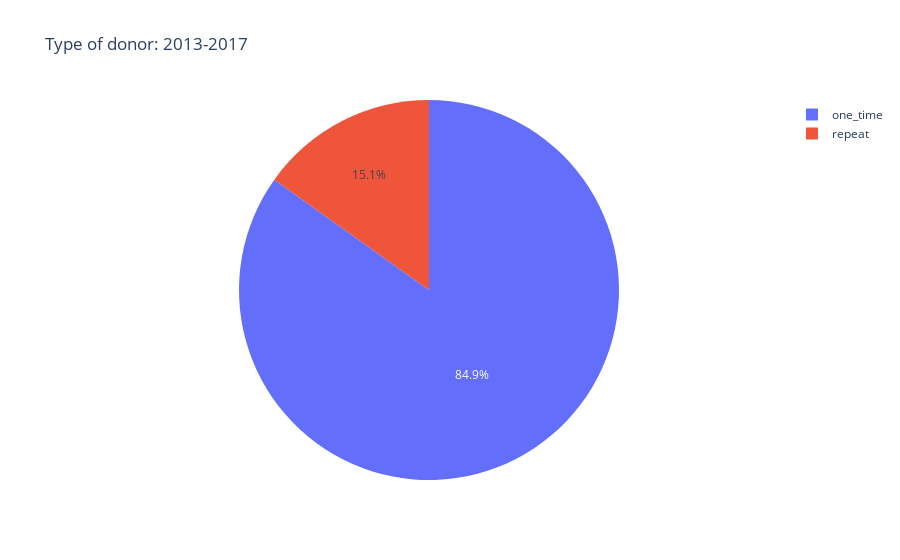

Write notebook code for a chart like this one.
### Code cell
fig = px.pie(donations_13to17.groupby('donor_profile').count().reset_index(), values='id', 
             names='donor_profile', title='Type of donor: 2013-2017'
            )
fig.show();

### Figure 1 — Plotly figure (JSON) as saved in the notebook; plotly's stock layout.template omitted (floating-point values rounded to 4 significant figures)
{"data": [{"domain": {"x": [0, 1], "y": [0, 1]}, "hovertemplate": "donor_profile=%{label}<br>id=%{value}<extra></extra>", "labels": ["one_time", "repeat"], "legendgroup": "", "name": "", "showlegend": true, "type": "pie", "values": [1592424, 284086]}], "layout": {"legend": {"tracegroupgap": 0}, "title": {"text": "Type of donor: 2013-2017"}}}
